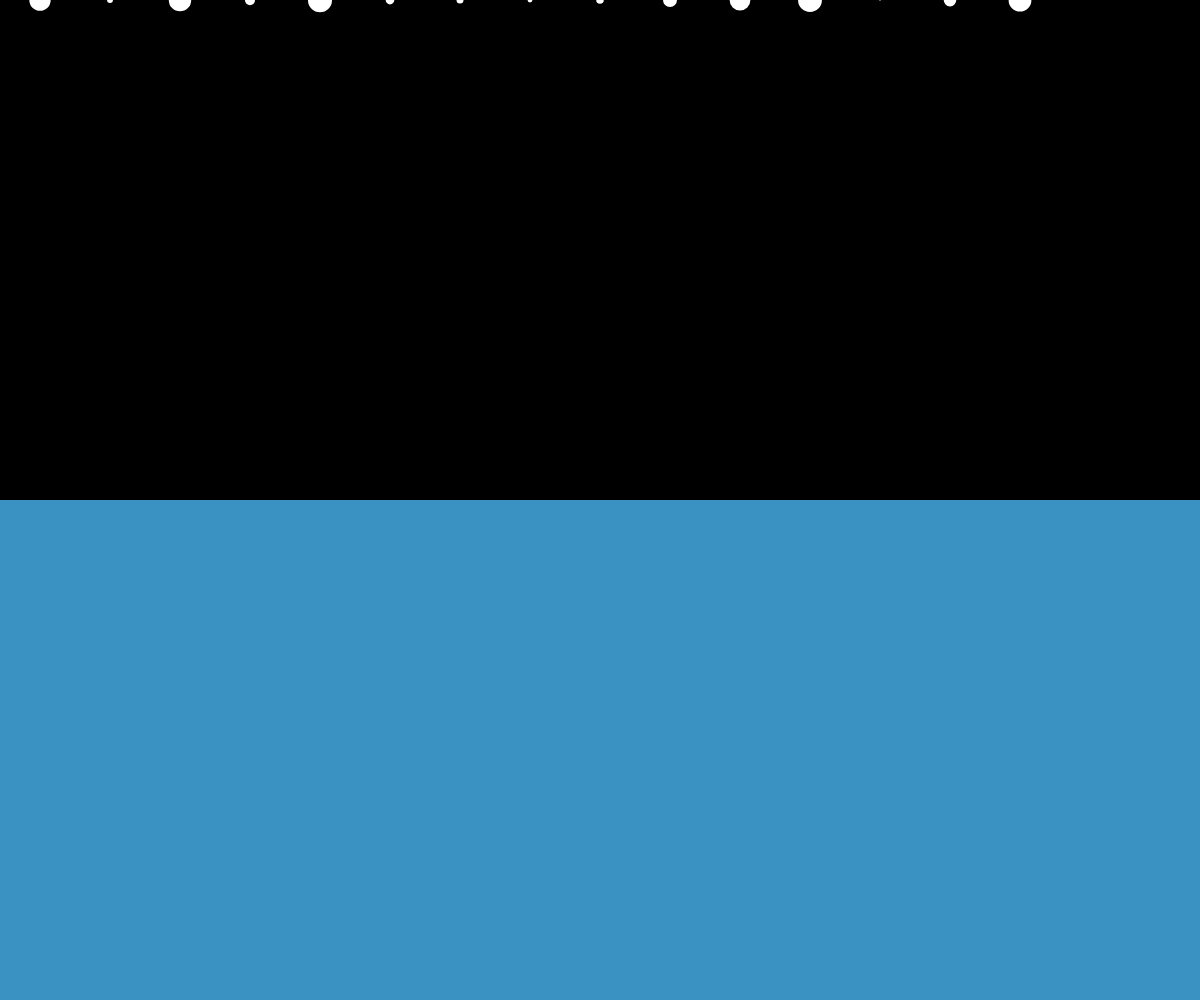
Frame 1 (no input)
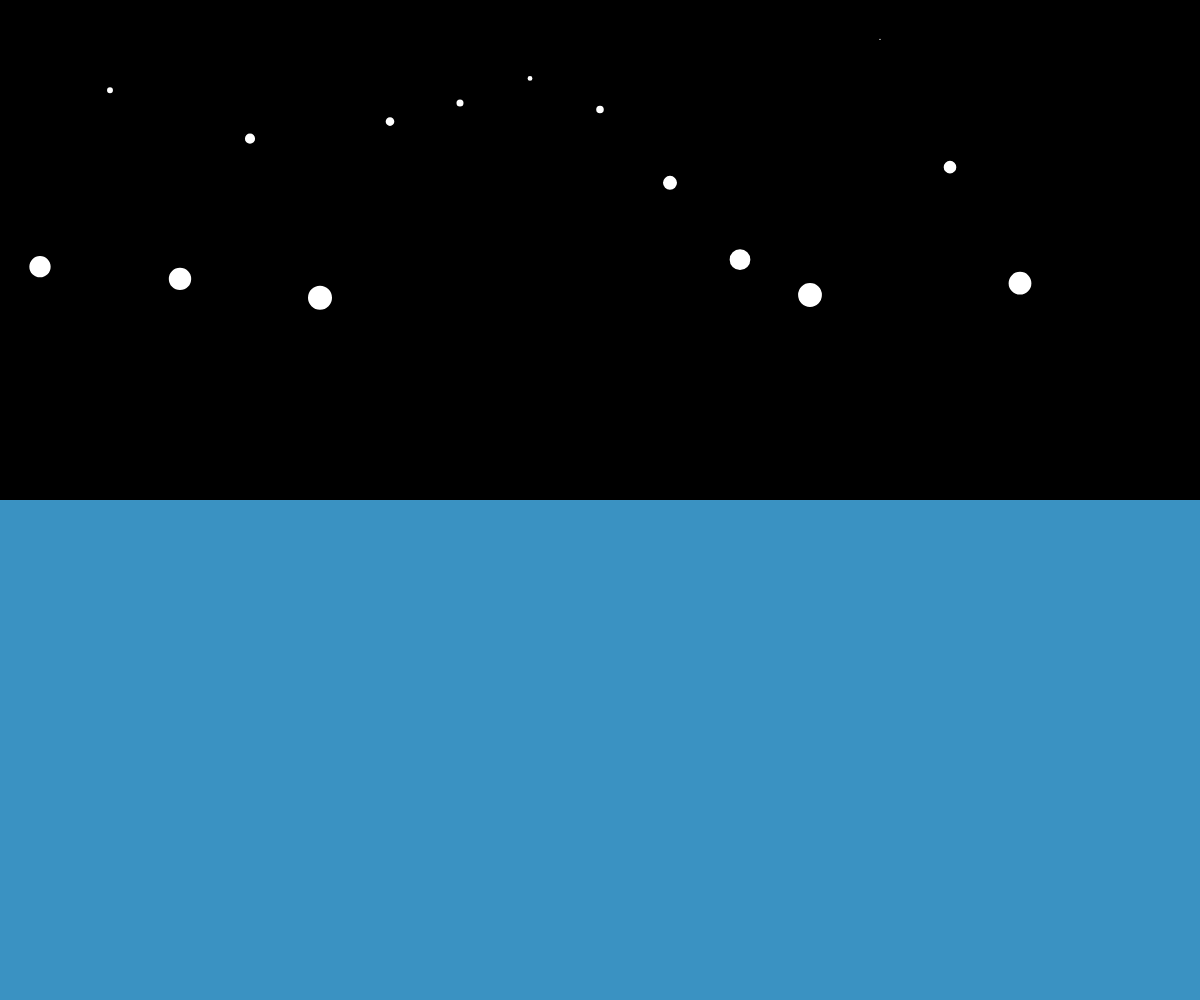
Frame 60 (no input)
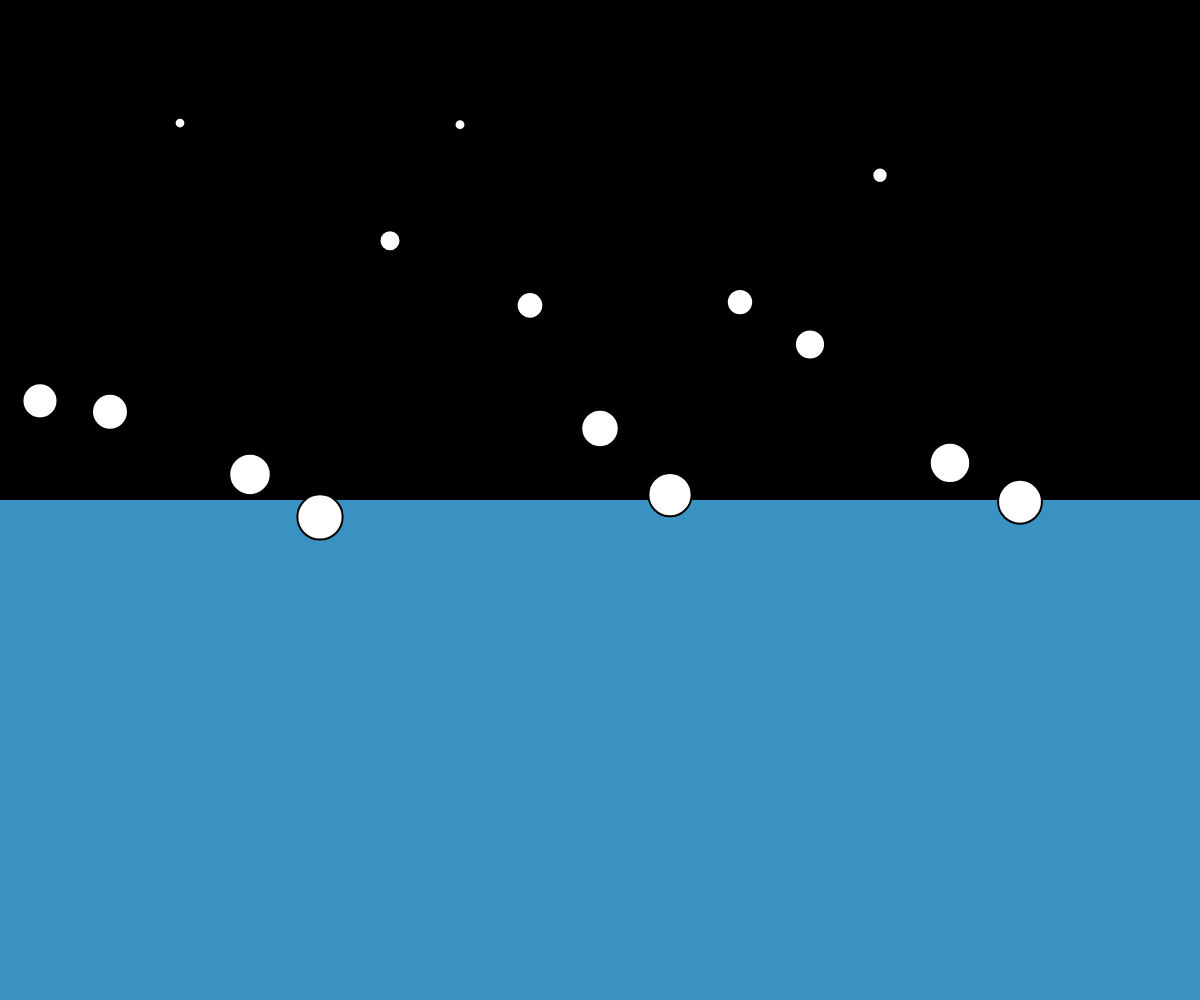
Frame 120 (the mouse pressed at the canvas centre since frame 60)

The p5.js sketch that drew these frames (run headless with seeded random() and noise() and a simulated clock; from frame 60 on, the mouse is pressed at the canvas centre):

// p5.js sketch
// ── sketch.js
let movers = [];
let liquid;
let n = 15;

// Le problème vient du fait que, lorsque le coefficient de traînée est élevé, la force de traînée appliquée peut être si forte qu'elle inverse la vitesse du Mover, ce qui est physiquement incorrect (la traînée devrait seulement ralentir un objet, pas inverser sa direction).

// Pour résoudre cela, tu peux utiliser la méthode limit()  pour limiter la magnitude de la force de traînée. L'idée est de s'assurer que la force de traînée ne dépasse pas la force nécessaire pour stopper l'objet en un seul frame. 
// > Méthode calculateDrag dans liquid
function setup() {
  createCanvas(windowWidth, windowHeight);

  for (let i = 0; i < n; i++) {
    let mass = random(0.1, 2);
    movers[i] = new Mover(40 + i * 70, 0, mass, 100);
  }
  liquid = new Liquid(0, height / 2, width, height, 1000);
}

function draw() {
  background(0);

  liquid.show();

  for (let i = 0; i < movers.length; i++) {
    if (liquid.contains(movers[i])) {
      let dragForce = liquid.calculateDrag(movers[i]);
      movers[i].applyForce(dragForce);
    }

    let gravity = createVector(0, 0.1 * movers[i].mass);
    gravity.mult(movers[i].mass);
    movers[i].applyForce(gravity);

    movers[i].update();
    movers[i].show();
    movers[i].checkEdges();
  }
}

function mousePressed() {
  reset();
}

// Restart all the Mover objects randomly
function reset() {
  for (let i = 0; i < n; i++) {
    movers[i] = new Mover(40 + i * 70, 0, random(0.5, 3));
  }
}

// ── liquid.js
class Liquid {
  constructor(x, y, w, h, c) {
    this.x = x;
    this.y = y;
    this.w = w;
    this.h = h;

    this.dragCoeff = c;
  }

  contains(mover) {
    // Return true si le mover object est dans le liquide (plus bas que la surface)
    let pos = mover.position;
    return (
      pos.x > this.x &&
      pos.x < this.x + this.w &&
      pos.y > this.y &&
      pos.y < this.y + this.h
    );
  }

  calculateDrag(mover) {
    // F_d = - D_coeff * v² = - c * speed²
    let speed = mover.velocity.mag();
    let dragMagnitude = this.dragCoeff * (speed * speed);

    let dragForce = mover.velocity.copy();
    dragForce.mult(-1);

    dragForce.setMag(dragMagnitude);

    // Limite la force de traînée pour ne pas inverser la direction
    let maxDrag = mover.velocity.copy();
    // deltaTime est une variable globale dans p5.js qui donne le temps écoulé (en     millisecondes) depuis le dernier frame. Elle est utile pour adapter les forces     ou les vitesses en fonction du framerate.
    maxDrag.mult(mover.mass / deltaTime);
    dragForce.limit(maxDrag.mag());

    return dragForce;
  }

  show() {
    noStroke();
    fill(58, 146, 194);
    rect(this.x, this.y, this.w, this.h);
  }
}

// ── mover.js
class Mover {
  constructor(x, y, m, c) {
    this.mass = m;
    this.radius = m * 8;
    this.position = createVector(x, y);
    this.velocity = createVector(0, 0);
    this.acceleration = createVector(0, 0);
  }

  // Newton's 2nd law: F = M * A
  // or A = F / M
  applyForce(force) {
    let f = p5.Vector.div(force, this.mass);
    this.acceleration.add(f);
  }

  applyFriction() {
    if (this.contactEdge()) {
      let c = 0.1;
      let friction = this.velocity.copy();
      friction.mult(-1);
      friction.setMag(this.frictionCoeff);

      this.applyForce(friction);
    }
  }

  update() {
    this.velocity.add(this.acceleration);
    this.position.add(this.velocity);
    this.acceleration.mult(0);
  }

  show() {
    stroke(0);
    strokeWeight(2);
    fill(255);
    ellipse(this.position.x, this.position.y, this.radius * 2);
  }

  contactEdge() {
    // L'objet touche le mur quand il est a 1 pixel de lui
    return this.position.y > height - this.radius - 1;
  }

  // Bounce off bottom of window
  checkEdges() {
    if (this.position.y > height - this.radius) {
      this.velocity.y *= -0.9; // A little dampening when hitting the bottom
      this.position.y = height - this.radius;
    }
  }
}
